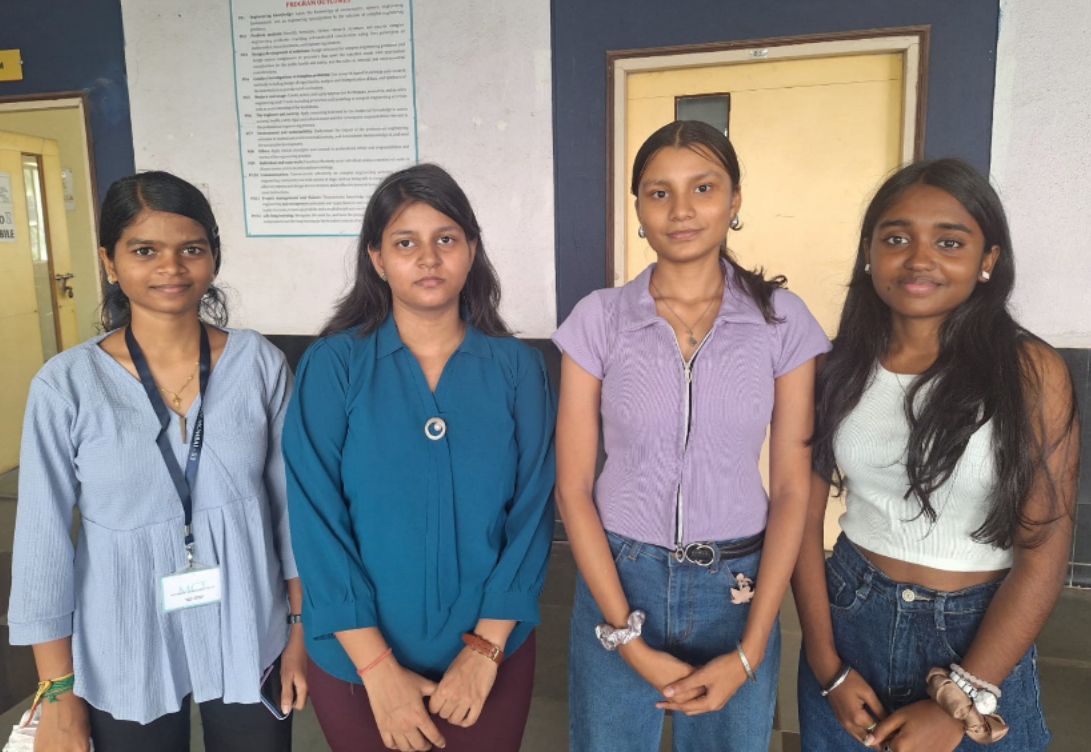
#> input picture imageus.jpg, 1091 x 752 px
$ python recog2.py
#> lines starting #> are read from the running program, lines starting #| are printed output that depends on the picture
import cv2
import numpy as np

def face_recognition_opencv(known_images_paths, unknown_image_path):
#> called with unknown_image_path = 'imageus.jpg'
    try:
        # Step 1: Load known images and compute their features
        orb = cv2.ORB_create(nfeatures=1000)  # Initialize ORB detector
        known_features = []  # Store known descriptors
        known_names = []     # Store corresponding names

        for name, image_path in known_images_paths.items():
            image = cv2.imread(image_path, cv2.IMREAD_GRAYSCALE)
            if image is None:
                print(f"Error loading {image_path}")
                continue
            keypoints, descriptors = orb.detectAndCompute(image, None)
            if descriptors is not None:
                known_features.append((descriptors, name))
                known_names.append(name)
            else:
                print(f"Warning: No descriptors found in {image_path}, skipping.")

        # Step 2: Load the unknown image
        unknown_image = cv2.imread(unknown_image_path)
#> unknown_image is the input picture: shape (752, 1091, 3); mean B, G, R 132.2, 132.5, 137.1
        if unknown_image is None:
            raise Exception(f"Error loading {unknown_image_path}")
        gray_unknown = cv2.cvtColor(unknown_image, cv2.COLOR_BGR2GRAY)
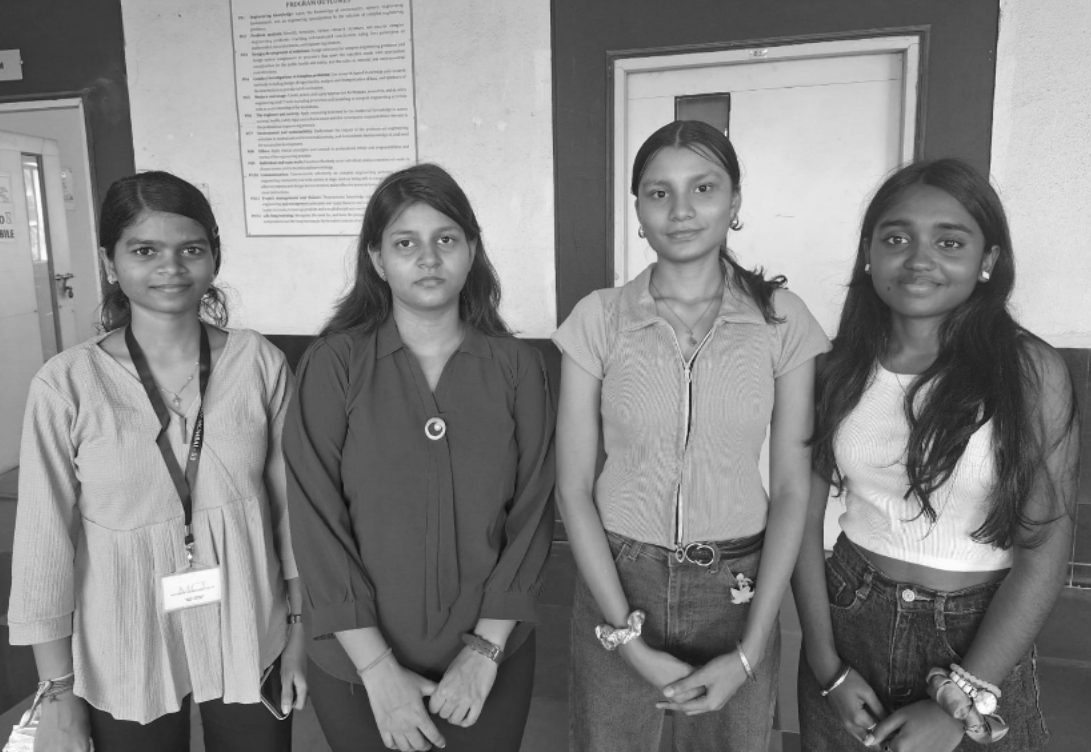
#> gray_unknown: shape (752, 1091); min 11, max 253, mean 133.9

        # Step 3: Detect faces in the unknown image
        face_cascade = cv2.CascadeClassifier(cv2.data.haarcascades + "haarcascade_frontalface_default.xml")
        faces = face_cascade.detectMultiScale(gray_unknown, scaleFactor=1.1, minNeighbors=5, minSize=(50, 50))
#> faces = [[650, 273, 74, 74], [372, 200, 109, 109], [625, 149, 113, 113], [389, 278, 78, 78], [109, 209, 112, 112], [858, 187, 132, 132]]

        # If faces are detected, pick the largest one
        if len(faces) == 0:
            print("No faces found in the image.")
            return

        # Sort faces by area (largest first)
        faces = sorted(faces, key=lambda x: x[2] * x[3], reverse=True)
#> faces = [[858, 187, 132, 132], [625, 149, 113, 113], [109, 209, 112, 112], [372, 200, 109, 109], [389, 278, 78, 78], [650, 273, 74, 74]]
        # Focus only on the largest face
        (x, y, w, h) = faces[0]
#> x = 858; y = 187; w = 132; h = 132

        face_roi = gray_unknown[y:y+h, x:x+w]
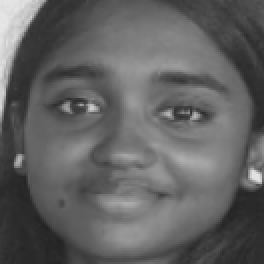
#> face_roi: shape (132, 132) (shown 2 times larger); min 35, max 230, mean 97.6
        keypoints, descriptors = orb.detectAndCompute(face_roi, None)
#> keypoints = 39 keypoints; strongest (x, y, size): (45, 53, 31), (97, 58, 31), (84, 56, 31), (46, 54, 37.2)

        name = "Unknown"  # Default name if no match is found
        if descriptors is not None:
            bf_matcher = cv2.BFMatcher(cv2.NORM_HAMMING, crossCheck=False)
            best_score = 0
            for known_desc, known_name in known_features:
                matches = bf_matcher.knnMatch(known_desc, descriptors, k=2)
                good_matches = [m for m, n in matches if m.distance < 0.75 * n.distance]

                if len(good_matches) > best_score:
                    best_score = len(good_matches)
                    name = known_name if best_score > 10 else "Unknown"
#> after the loop, best_score = 0; name = 'Unknown'

        # Draw the largest face rectangle and label
        cv2.rectangle(unknown_image, (x, y), (x+w, y+h), (0, 255, 0), 2)
        cv2.putText(unknown_image, name, (x, y-10), cv2.FONT_HERSHEY_SIMPLEX, 0.6, (0, 255, 0), 2)
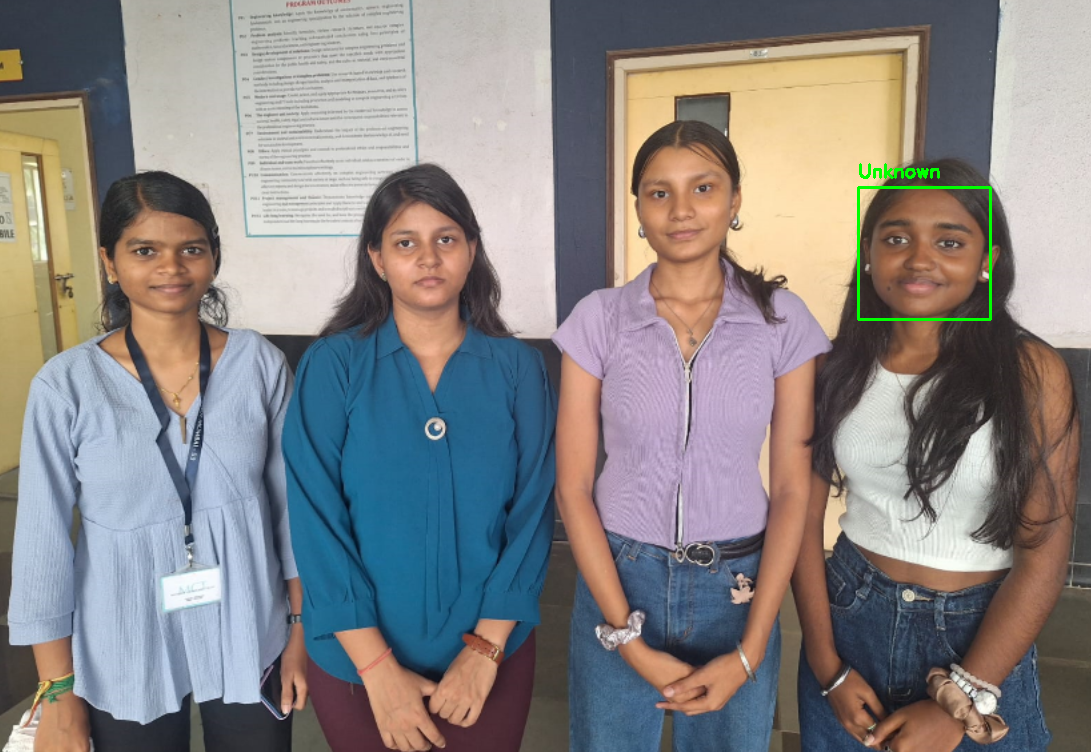
#> unknown_image: shape (752, 1091, 3); mean B, G, R 131.9, 133, 136.8

        # Step 5: Display the final image
        cv2.imshow("Face Recognition", unknown_image)
        cv2.waitKey(0)
        cv2.destroyAllWindows()

    except Exception as e:
        print(f"Error: {e}")

# Known images with names
known_images = {
    "Person1": "aaditi.jpg",  # Replace with actual paths to known images
    "Person2": "divya.jpg"
}

# Path to the unknown image
unknown_image = "imageus.jpg"  # Replace with the path to your unknown image

# Call the function
face_recognition_opencv(known_images, unknown_image)
